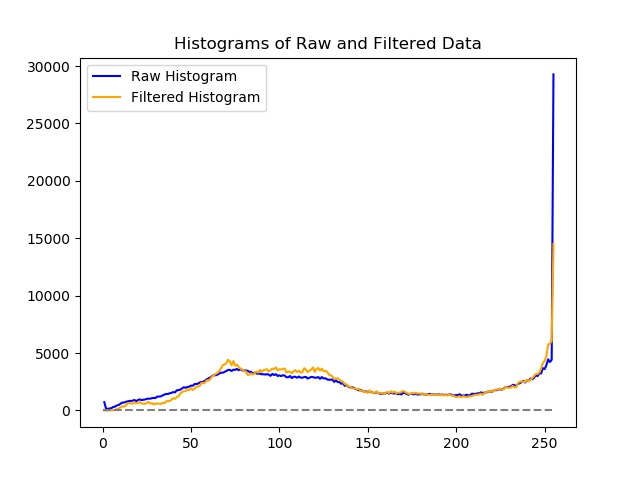
#> input picture Histogram Andesite Thin Section.jpg, 640 x 480 px, given in place of thinsectionandesite.jpg, which was not available
$ jupyter execute ThinSectionFiltdat.ipynb   (older library calls are emulated)
#> lines starting #> are read from the running program, lines starting #| are printed output that depends on the picture; pictures that were not available may be replaced by others from this repository, and a replacement may not be noted
[cell 1]
import matplotlib.pyplot as plt
from scipy import ndimage
import numpy as np
import time
from PIL import Image

start = time.time()

dat = plt.imread(
     'C:/Users/kwjan/OneDrive/Documents/thinsectionandesite.jpg')  # Insert your image here (Must use the path).
#> dat is the input picture: shape (480, 640, 3); mean R, G, B 249.4, 249, 249
print("The dimensions of the original image are: " + str(np.shape(dat)))
#| The dimensions of the original image are: (480, 640, 3)
plt.figure(0)
plt.imshow(dat)
plt.title('Original Image')

[cell 2]
print("In order to speed up this script, I resized the image.")
dat = Image.open('C:/Users/kwjan/OneDrive/Documents/thinsectionandesite.jpg')
dat.thumbnail((500, 500))
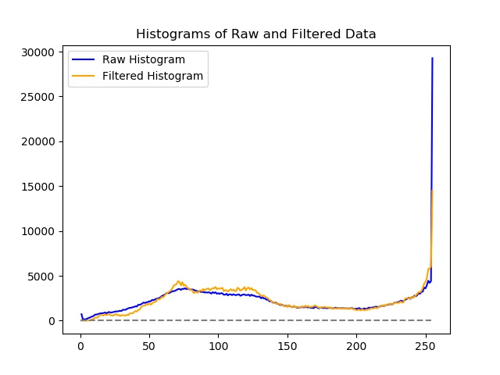
#> dat: PIL image 500x375 RGB; mean R, G, B 249.2, 248.8, 248.8
dat.save('C:/Users/kwjan/OneDrive/Documents/resizedandesite.jpg')
dat = plt.imread('C:/Users/kwjan/OneDrive/Documents/resizedandesite.jpg')
#> dat: shape (375, 500, 3)
print("The dimensions of the resized image are: " + str(np.shape(dat)))
#| The dimensions of the resized image are: (375, 500, 3)

plt.figure(1)
plt.imshow(dat)
plt.title('Original Image Resized')
plt.show()

[cell 3]
print("There are multiple ways of filtering the image, here are a few.")

from skimage.filters import gaussian

plt.figure(2)
color_blur = gaussian(dat, 4, multichannel=True)
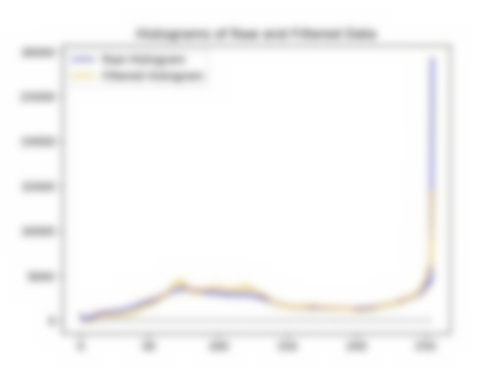
#> color_blur: shape (375, 500, 3) float64; mean R, G, B 0.976, 0.975, 0.974
plt.imshow(color_blur)
plt.title('Gaussian Blur Filtered')

plt.figure(3)
uniform = ndimage.uniform_filter(dat, size=(7, 7, 1))
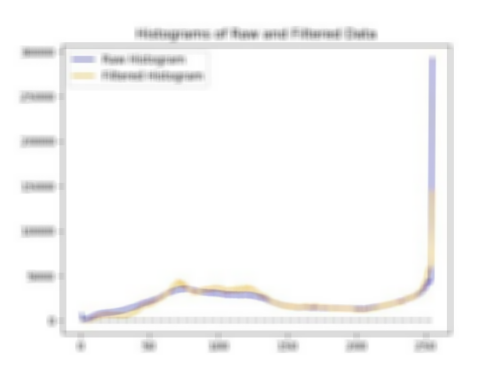
#> uniform: shape (375, 500, 3); mean R, G, B 248.6, 248.3, 248.1
plt.imshow(uniform)
plt.title('Uniform Filtered')

filtdat = ndimage.median_filter(dat, size=(7, 7, 1))
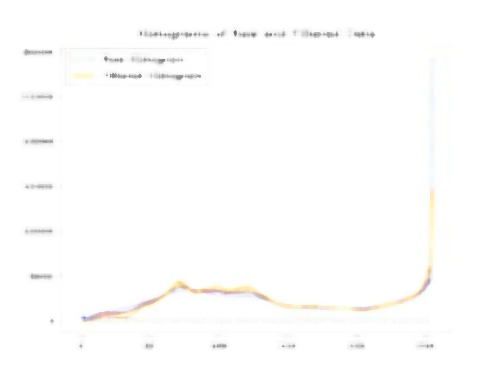
#> filtdat: shape (375, 500, 3); mean R, G, B 253.5, 253.3, 252.8

plt.figure(4)
plt.imshow(filtdat)
plt.title('Median Filtered')

[cell 4]
print('For this example I use the median filtered data, although the others could possibly work too.')

hi_dat, bins = np.histogram(dat, bins=np.arange(256))
#> hi_dat = 255 values, max 489977 at index 254, min 3 at index 4, mean 2205.9; bins = 256 values from 0 to 255
hi_filtdat, bins = np.histogram(filtdat, bins=np.arange(256))
#> hi_filtdat = 255 values, max 497679 at index 254, min 0 at index 0, mean 2205.9

x = bins[1:]
#> x = 255 values from 1 to 255
y = np.array(hi_dat)
#> y has the same summary as hi_dat
yy = np.array(hi_filtdat)
#> yy has the same summary as hi_filtdat

# sort the data in x and rearrange y accordingly
sortId = np.argsort(x)
#> sortId = 255 values from 0 to 254
x = x[sortId]
y = y[sortId]
yy = yy[sortId]

plt.figure(5)
rawdata = plt.plot(bins[1:], hi_dat, label="Raw Histogram",
                   color='blue')  # hi_dat would also work as the histograms are the same.
#> rawdata = 1 item
filtereddata = plt.plot(bins[1:], hi_filtdat, label="Filtered Histogram", color='orange')
#> filtereddata = 1 item
plt.plot(np.zeros_like(y), "--", color="gray")
plt.title('Histograms of Raw and Filtered Data')
plt.legend(loc='best')

from scipy.signal import argrelextrema

minm = argrelextrema(y, np.less, order=15)
#> minm = ([4, 57, 76, 94, 116, 154, 210],)
indices = range(len(minm[0]))
print("These are the minima of the unfiltered image: " + str(minm[0]))
#| These are the minima of the unfiltered image: [  4  57  76  94 116 154 210]

minm2 = argrelextrema(yy, np.less, order=15)
#> minm2 = ([226],)
indices2 = range(len(minm2[0]))
print("These are the minima of the filtered image: " + str(minm2[0]))
#| These are the minima of the filtered image: [226]

minimas = np.arange(len(minm[0]))
#> minimas = [0, 1, 2, 3, 4, 5, 6]
minimas2 = np.arange(len(minm2[0]))
#> minimas2 = [0]

from scipy.signal import find_peaks

plt.figure(6)
peaks, _ = find_peaks(y, height=0)
#> peaks = 74 values from 3 to 244
plt.title('Significant Minima of Both Histograms')
plt.plot(y, label='Raw Histogram', color='blue')
plt.plot(minm[0], hi_dat[minm], "x", label='Significant Raw Minima', color='red')
plt.plot(np.zeros_like(y), "--", color="gray")
peaks, _ = find_peaks(yy, height=0)
#> peaks = 41 values from 112 to 242
plt.plot(yy, label='Filtered Histogram', color='orange')
plt.plot(minm2[0], hi_filtdat[minm2], "o", label='Significant Filtered Minima', color='purple')
plt.legend(loc='best')

print('Significant minima of these histograms, with sufficient space between them, signify changes in colour. We will use the filtered '
      'data as it was found to be more accurate.')
print('Going by colour as the only indicator, there are approximately ' + str(len(minimas2) + 1) + ' minerals in this thin section')
#| Going by colour as the only indicator, there are approximately 2 minerals in this thin section
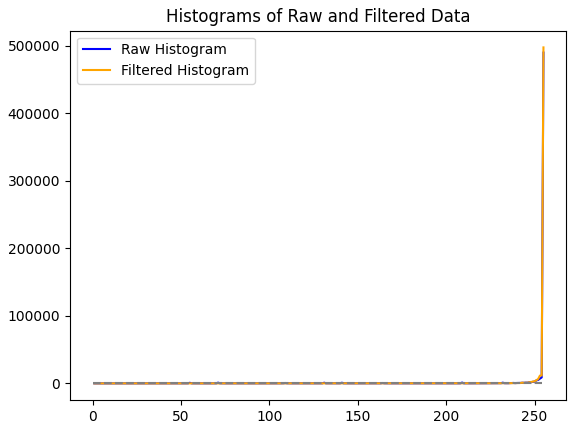
#> figure drawn by matplotlib, 1 panel; curve peaks at x = 255, y = 489977; curve peaks at x = 255, y = 497679
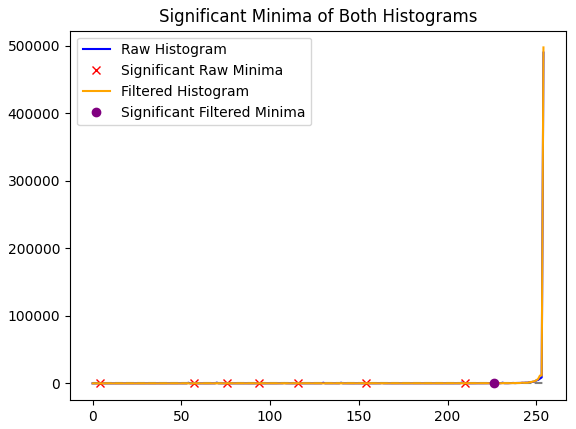
#> figure drawn by matplotlib, 1 panel; curve peaks at x = 254, y = 489977

[cell 5]
filtdat = np.multiply(filtdat, 1 / np.max(filtdat))

import matplotlib
matplotlib.use('TkAgg')
import matplotlib.pyplot as plt
print('The ginput used opens a pop up where I just chose two random points, first in the white area and second in the light brown.')
print('Now, choose as many points as you would like. Right click to stop the input.')

plt.figure(7)
plt.imshow(dat)
plt.title('Choose points!')
get_input = plt.ginput(n=-1, timeout=0, mouse_pop=None, mouse_stop=3)
print(get_input)

FOV = int(input('Enter the FOV of your image: '))
check1size = 1 / len(minm2[0])

for index in np.arange(np.shape(get_input)[0]):
    counter = 1
    ycoord = np.rint(get_input[index][0]).astype(np.int64)
    xcoord = np.rint(get_input[index][1]).astype(np.int64)
    print("Input number " + str(index + 1) + " has coordinates " + str(ycoord) + " , " + str(xcoord))
    colour = filtdat[np.round(xcoord), np.round(ycoord)]
    print("The corresponding colour values are ", colour)
    for j in np.arange(np.shape(filtdat)[0]):
        for k in np.arange(np.shape(filtdat)[1]):
            check1 = np.all(np.abs(filtdat[j, k] - colour) <= [check1size*2, check1size*2, check1size*2])
            check2 = np.logical_or(np.any(np.logical_and(filtdat[j, k] != 0, colour != 0)),
                                   np.all(np.logical_and(filtdat[j, k] == 0, colour == 0)))
            if np.logical_and(check1, check2):
                counter = counter + 1
    percentage = (counter / (np.shape(dat)[0] * np.shape(dat)[1])) * 100
    size = FOV * (percentage / 100)

    print("This colour covers " + str(np.round(percentage, decimals=1)) + " % of the field of view.")
    print("Its total size is " + str(np.round(size, decimals=1)) + " .")

end = time.time()
print(end - start)

$ run again, on Minima Andesite Thin Section.jpg
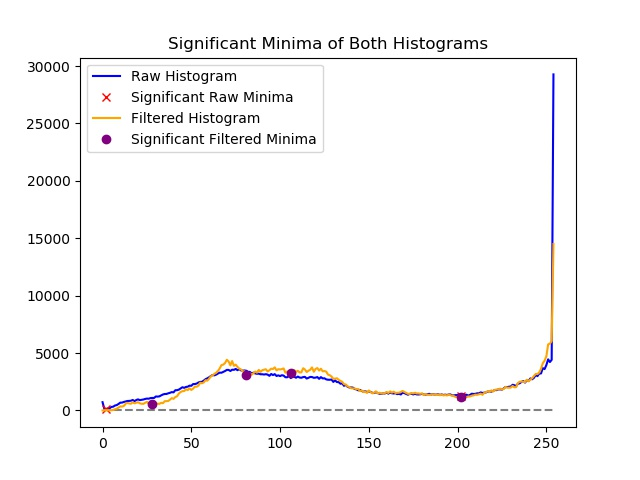
#> input picture Minima Andesite Thin Section.jpg, 640 x 480 px, given in place of thinsectionandesite.jpg, which was not available
#> dat is the input picture: shape (480, 640, 3); mean R, G, B 248.3, 247.8, 247.9
#| The dimensions of the original image are: (480, 640, 3)
#| The dimensions of the resized image are: (375, 500, 3)
#> `filtdat = ndimage.median_filter(dat, size=(7, 7, 1))`:
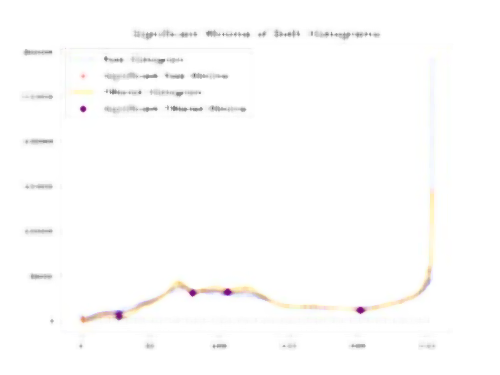
#> filtdat: shape (375, 500, 3); mean R, G, B 252.9, 252.6, 252.3
#> hi_dat = 255 values, max 479226 at index 254, min 9 at index 3, mean 2205.9; bins = 256 values from 0 to 255
#> hi_filtdat = 255 values, max 485559 at index 254, min 0 at index 0, mean 2205.9
#> x = 255 values from 1 to 255
#> y has the same summary as hi_dat
#> yy has the same summary as hi_filtdat
#> sortId = 255 values from 0 to 254
#> rawdata = 1 item
#> minm = ([3, 26, 76, 117, 154, 207],)
#| These are the minima of the unfiltered image: [  3  26  76 117 154 207]
#> minm2 = (empty array,)
#| These are the minima of the filtered image: []
#> minimas = [0, 1, 2, 3, 4, 5]
#> minimas2 = empty array
#> `peaks, _ = find_peaks(y, height=0)`: peaks = 75 values from 2 to 248
#> `peaks, _ = find_peaks(yy, height=0)`: peaks = 71 values from 14 to 242
#| Going by colour as the only indicator, there are approximately 1 minerals in this thin section
#> `[cell 4] print('For this example I use the median filtered data, altho..`:
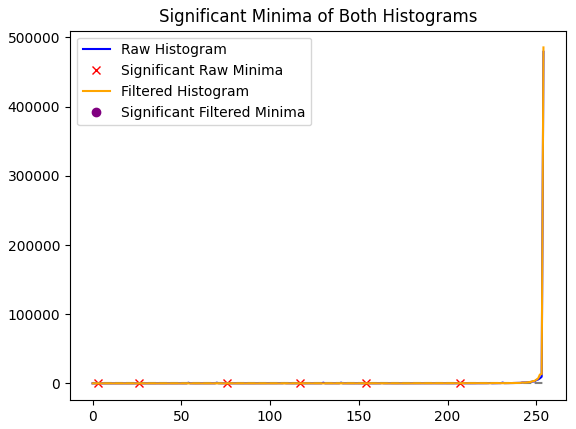
#> figure drawn by matplotlib, 1 panel; curve peaks at x = 254, y = 479226
